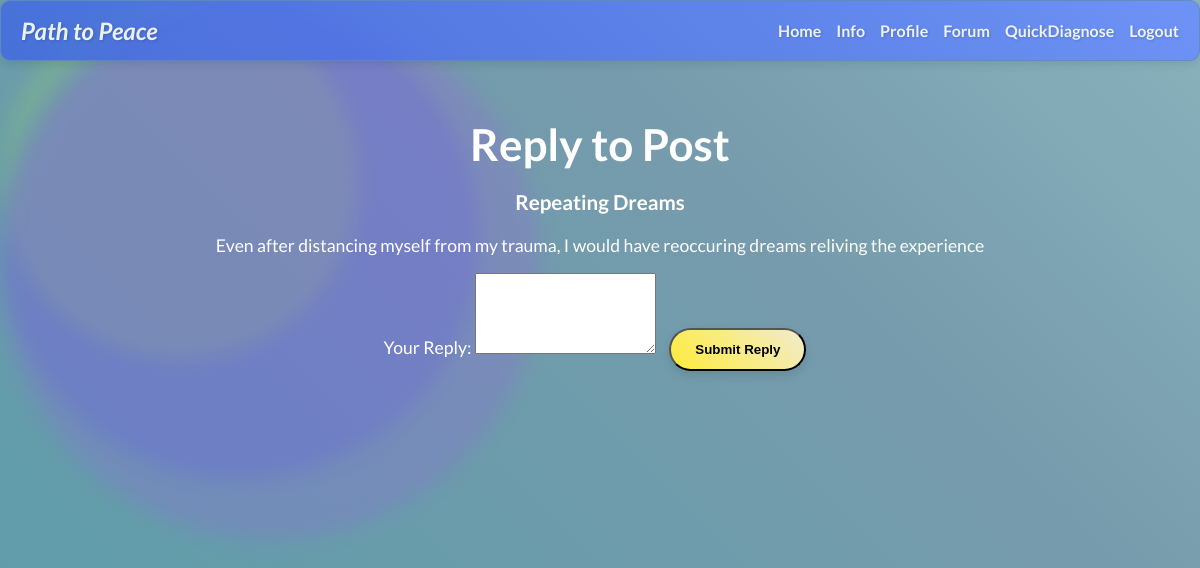
/reply_post/2, run on the app's committed database.
### tables this page shows
CREATE TABLE forum_posts (
    id INTEGER PRIMARY KEY AUTOINCREMENT, 
    user_id INTEGER NOT NULL, 
    title VARCHAR(500),
    content VARCHAR(1000),
    FOREIGN KEY (user_id) REFERENCES users(id)
);

### app.py (the view, shortened to what this page needs)
@app.route("/reply_post/<int:post_id>", methods=["GET", "POST"])
def reply_post(post_id):
    db = get_db()
    cursor = db.cursor()
    cursor.execute("SELECT * FROM forum_posts WHERE id = ?", (post_id,))
    post = cursor.fetchone()
    return render_template("reply_post.html", post=post)

### app.py (called while the page is built)
def get_db():
    db = getattr(g, '_database', None)
    if db is None:
        db = g._database = sqlite3.connect(
            app.config['DATABASE'],
            detect_types=sqlite3.PARSE_DECLTYPES
        )
        db.row_factory = sqlite3.Row
    return db

### templates/reply_post.html (shortened to what this page needs)
<!DOCTYPE html>
<html lang="en">
    <head>
        <link rel="stylesheet" href="{{ url_for('static', filename='css/styles.css') }}">
    </head>
    <body class="no-scroll">
        <div class="shape shape-3"></div>
        <div class="shape shape-4"></div>
        <div class="shape shape-5"></div>
        <nav class="navbar">
            <h1><i>
                Path to Peace
            </i></h1>
            <ul>
                <li><a href="/">Home</a></li>
                <li><a href="/info">Info</a></li>
                <li><a href="/profile">Profile</a></li>
                <li><a href="/forum">Forum</a></li>
                <li><a href="/questionnaire">QuickDiagnose</a></li>
                <li><a href="/logout">Logout</a></li>
            </ul>
        </nav>
        <main>
            <section class="reply-post-container">
                <h2>Reply to Post</h2>
                <div class="original-post">
                    <h3>{{ post.title }}</h3>
                    <p>{{ post.content }}</p>
                </div>
                <form action="{{ url_for('reply_post', post_id=post.id) }}" method="POST" class="reply-form">
                    <label for="reply_content">Your Reply:</label>
                    <textarea id="reply_content" name="reply_content" rows="5" required></textarea>
                    <button type="submit" class="button">Submit Reply</button>
                </form>
            </section>
        </main>
    </body>
</html>

### static/css/styles.css (style rules this page uses)
body { background: linear-gradient(45deg, #4c9fa8, #769bac, #b3e5e1, #d1e9f7); background-size: 400% 400%; color: #FFFFFF; font-family: 'Lato', sans-serif; margin: 0; padding: 0; }
.shape { position: absolute; border-radius: 50%; opacity: 0.2; animation: bounce 6s infinite ease-in-out; filter: blur(10px); pointer-events: none; z-index: -1; }
.shape-3 { width: 360px; height: 360px; background-color: rgba(186, 255, 59, 0.8); animation-duration: 110s; animation-delay: 0s; }
.shape-4 { width: 480px; height: 480px; background-color: rgba(72, 59, 255, 0.8); animation-duration: 140s; animation-delay: 0s; }
.shape-5 { width: 540px; height: 540px; background-color: rgba(177, 59, 255, 0.8); animation-duration: 130s; animation-delay: 0s; }
h1,h2 { font-family: 'Lato', sans-serif; font-weight: 700; }
.no-scroll { height: 100%; margin: 0; overflow: hidden; }
.navbar { background: linear-gradient(45deg, #4169E1, #6a8dff); color: #FFFFFF; padding: 15px 20px; display: flex; justify-content: space-between; align-items: center; border-radius: 10px; box-shadow: 0 4px 10px rgba(0, 0, 0, 0.1); border: 1px solid #5a87c1; text-shadow: 1px 1px 3px rgba(0, 0, 0, 0.2); opacity: .85; }
.navbar h1 { margin: 0; font-size: 1.5em; color: #FFFFFF; }
.navbar ul { list-style-type: none; margin: 0; padding: 0; display: flex; gap: 15px; }
.navbar li { display: inline; }
.navbar a { color: #FFFFFF; text-decoration: none; font-weight: bold; }
main { padding: 20px; text-align: center; font-size: 1.1em; font-family: 'Lato'; }
.button { display: inline-block; padding: 12px 24px; margin: 10px; background: linear-gradient(45deg, #FFEB3B, #f1eccd); text-decoration: none; font-weight: bold; border-radius: 30px; transition: background 0.3s ease, color 0.3s ease, transform 0.2s ease; box-shadow: 0 4px 10px rgba(0, 0, 0, 0.1); }
h2 { font-size: 2.5em; color: #FFFFFF; text-align: center; margin-bottom: 20px; }

### data on the page
forum_posts: title "Repeating Dreams", content "Even after distancing myself from my trauma, I would have reoccuring dreams reliving the experience"
